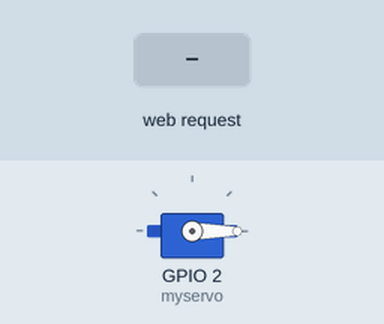
Simulated run of this sketch. Board: ESP32. Shown: servo. The inputs (shaded band) are chosen by the test bench. WiFi joins after 1.5 s; servers stay silent unless stated; what the sketch prints to the serial monitor is not drawn.

Above: at 3.2 s.
3.3 s: HTTP request GET /update?pos=120 received
At 4.4 s:
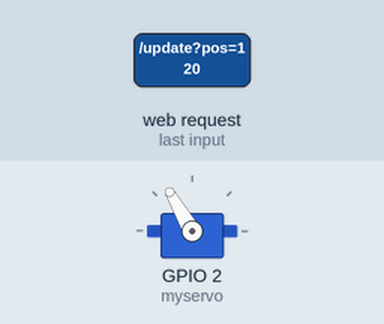
4.8 s: HTTP request GET /update?pos=0 received
At 5.6 s:
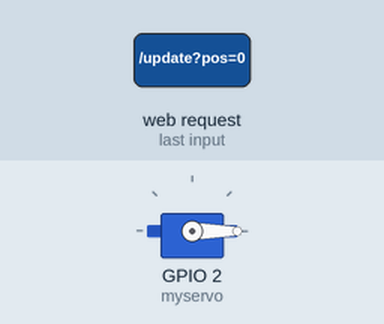
Timing chart, 0 to 7.8 s (numbered marks = the images above; inputs shaded):
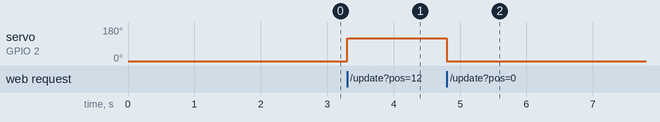

The sketch:

sketch_feb28a.ino
```cpp
#include <WiFi.h>
#include <ESPAsyncWebServer.h>
#include <ESP32Servo.h>

const char* ssid = "Minh_A12A10";     // Tên mạng WiFi của bạn
const char* password = "0352353641";  // Mật khẩu mạng WiFi của bạn

Servo myservo;  // Khai báo đối tượng Servo
int pos = 0;    // Vị trí của Servo

AsyncWebServer server(80);  // Khai báo đối tượng HTTP Server

void setup() {
  Serial.begin(115200);

  // Kết nối ESP32 với WiFi
  WiFi.begin(ssid, password);
  while (WiFi.status() != WL_CONNECTED) {
    delay(1000);
    Serial.println("Connecting to WiFi...");
  }
  Serial.println("Connected to WiFi");
  Serial.println(WiFi.localIP());

  // Cấu hình HTTP Server
  server.on("/", HTTP_GET, [](AsyncWebServerRequest* request) {
    String html = "<html><head><title>ESP32 Servo Control</title></head><body>";
    html += "<h1>ESP32 Servo Control</h1>";
    html += "<p>Position: " + String(pos) + "</p>";
    html += "<form action=\"/update\" method=\"get\">";
    html += "<label for=\"pos\">Position (0-180): </label>";
    html += "<input type=\"text\" name=\"pos\">";
    html += "<input type=\"submit\" value=\"Update\">";
    html += "</form></body></html>";
    request->send(200, "text/html", html);
  });

  server.on("/update", HTTP_GET, [](AsyncWebServerRequest* request) {
    String strPos = request->getParam("pos")->value();
    int newPos = strPos.toInt();
    if (newPos >= 0 && newPos <= 180) {
      pos = newPos;
      myservo.write(pos);
    }
    request->redirect("/");
  });

  // Khởi tạo Servo
  myservo.attach(2);
  server.begin();
}
void loop() {
  // Xử lý các kết nối HTTP

  // Chạy Servo
  if (pos >= 0 && pos <= 180) {
    myservo.write(pos);
    delay(15);
  }
}
```

Measured:
- after the input at 3.3 s, servo on GPIO 2 (myservo): 0° → 120° at once
- after the input at 4.8 s, servo on GPIO 2 (myservo): 120° → 0° at once
